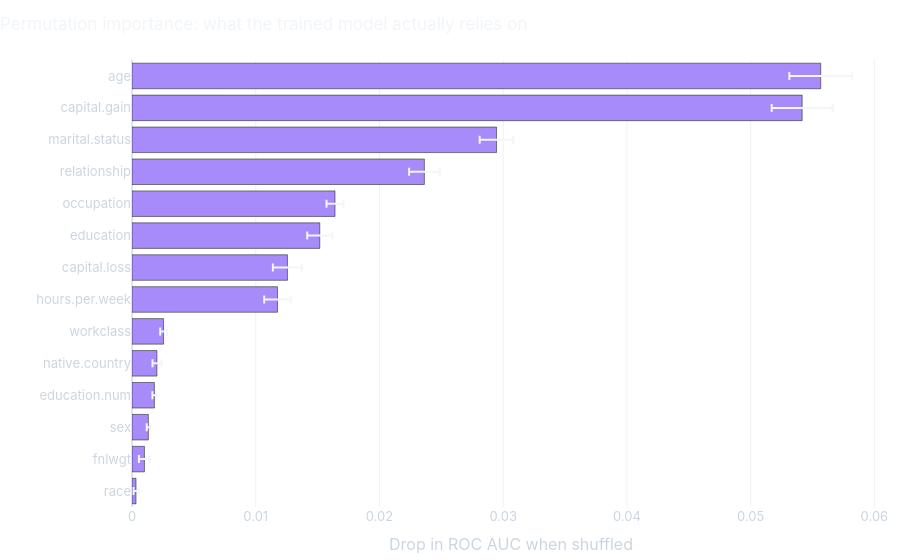

Notebook cell for this chart:
### Markdown cell above
## 4. Method two: ask the trained model (permutation importance)

**Permutation importance** tests the trained model directly. For each feature, it scrambles that column, breaking its link to income, and measures how much the model's score drops. A big drop means the model relied on that feature. It is like leaving one ingredient out of a recipe to see how much the dish suffers. Each feature is scrambled ten times, and the error bars show the spread.

Unlike the statistics test, this one notices duplicates: if two features carry the same information, scrambling one barely hurts, because the model leans on the other.

### Code cell
perm = permutation_importance(
    baseline, X_test, y_test, scoring="roc_auc", n_repeats=10, random_state=RANDOM_STATE, n_jobs=-1
)
pi = pd.DataFrame({"mean": perm.importances_mean, "std": perm.importances_std}, index=FEATURES).sort_values("mean")

pi_fig = px.bar(
    pi, x="mean", y=pi.index, orientation="h", error_x="std",
    title="Permutation importance: what the trained model actually relies on",
    labels={"mean": "Drop in ROC AUC when shuffled", "index": ""},
    color_discrete_sequence=[COLORS["Permutation importance"]],
)
pi_fig.update_traces(hovertemplate="%{y}: %{x:.4f}<extra></extra>")
pi_fig.update_layout(yaxis_title="")
pi_fig.show()

### Figure 1 — Plotly figure (JSON) as saved in the notebook; plotly's stock layout.template omitted (floating-point values rounded to 4 significant figures)
{"data": [{"error_x": {"array": [0.0002033, 0.0004484, 0.0001301, 0.0001651, 0.0003597, 0.0002734, 0.001078, 0.001178, 0.001019, 0.0006889, 0.001234, 0.001361, 0.002461, 0.002536]}, "hovertemplate": "%{y}: %{x:.4f}<extra></extra>", "legendgroup": "", "marker": {"color": "#a78bfa", "pattern": {"shape": ""}}, "name": "", "orientation": "h", "showlegend": false, "textposition": "auto", "type": "bar", "x": [0.0003259, 0.001006, 0.001322, 0.001812, 0.002015, 0.002553, 0.01176, 0.01256, 0.01518, 0.01641, 0.02363, 0.02946, 0.05416, 0.05566], "xaxis": "x", "y": ["race", "fnlwgt", "sex", "education.num", "native.country", "workclass", "hours.per.week", "capital.loss", "education", "occupation", "relationship", "marital.status", "capital.gain", "age"], "yaxis": "y"}], "layout": {"barmode": "relative", "legend": {"tracegroupgap": 0}, "title": {"text": "Permutation importance: what the trained model actually relies on"}, "xaxis": {"anchor": "y", "domain": [0.0, 1.0], "title": {"text": "Drop in ROC AUC when shuffled"}}, "yaxis": {"anchor": "x", "domain": [0.0, 1.0], "title": {"text": ""}}}}
